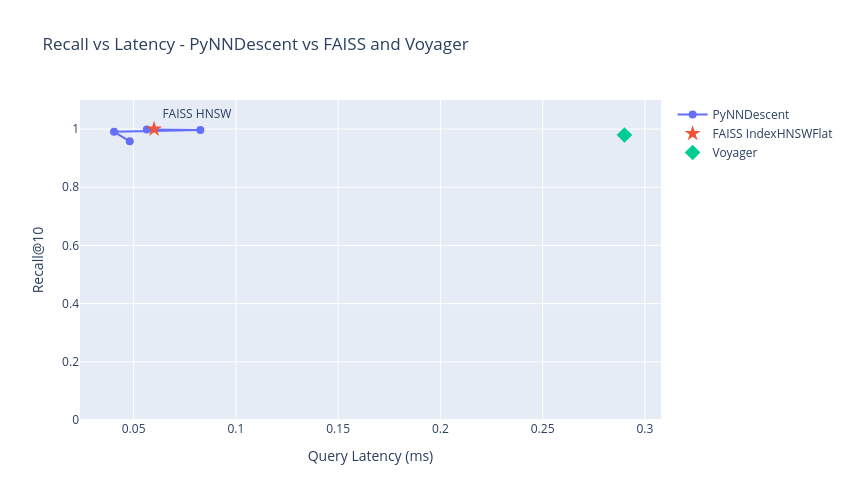

Write notebook code for a chart like this one.
### Code cell
fig = go.Figure()

fig.add_trace(go.Scatter(
    x = df_nn["latency_ms"],
    y = df_nn["recall"],
    mode = "lines+markers",
    name = "PyNNDescent",
    marker = {"size": 8},
))

fig.add_trace(go.Scatter(
    x = [FAISS_HNSW_LATENCY],
    y = [FAISS_HNSW_RECALL],
    mode = "markers+text",
    name = "FAISS IndexHNSWFlat",
    text = ["FAISS HNSW"],
    textposition = "top right",
    marker = {"size": 12, "symbol": "star"},
))

fig.add_trace(go.Scatter(
    x = [VOYAGER_LATENCY],
    y = [VOYAGER_RECALL],
    mode = "markers",
    name = "Voyager",
    text = ["Voyager"],
    textposition = "bottom left",
    marker = {"size": 12, "symbol": "diamond"},
))

fig.update_layout(
    title = "Recall vs Latency - PyNNDescent vs FAISS and Voyager",
    xaxis_title = "Query Latency (ms)",
    yaxis_title = "Recall@10",
    yaxis = {"range": [0, 1.1]},
    width = 850,
    height = 500,
)
fig.show()

### Figure 1 — Plotly figure (JSON) as saved in the notebook; plotly's stock layout.template omitted (floating-point values rounded to 4 significant figures)
{"data": [{"marker": {"size": 8}, "mode": "lines+markers", "name": "PyNNDescent", "type": "scatter", "x": [0.04811, 0.04042, 0.08263, 0.05645], "y": [0.958, 0.9905, 0.9968, 0.9988]}, {"marker": {"size": 12, "symbol": "star"}, "mode": "markers+text", "name": "FAISS IndexHNSWFlat", "text": ["FAISS HNSW"], "textposition": "top right", "type": "scatter", "x": [0.06], "y": [1]}, {"marker": {"size": 12, "symbol": "diamond"}, "mode": "markers", "name": "Voyager", "text": ["Voyager"], "textposition": "bottom left", "type": "scatter", "x": [0.29], "y": [0.9797]}], "layout": {"height": 500, "title": {"text": "Recall vs Latency - PyNNDescent vs FAISS and Voyager"}, "width": 850, "xaxis": {"title": {"text": "Query Latency (ms)"}}, "yaxis": {"range": [0, 1.1], "title": {"text": "Recall@10"}}}}
